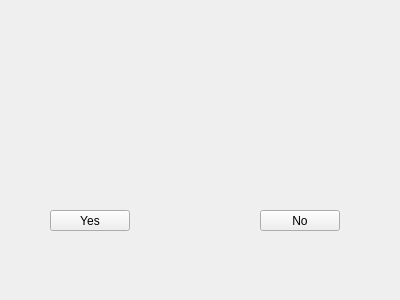
<?xml version="1.0" encoding="UTF-8"?>
<ui version="4.0">
 <class>Widget</class>
 <widget class="QWidget" name="Widget">
  <property name="geometry">
   <rect>
    <x>0</x>
    <y>0</y>
    <width>400</width>
    <height>300</height>
   </rect>
  </property>
  <property name="windowTitle">
   <string>Widget</string>
  </property>
  <widget class="QPushButton" name="pushButton">
   <property name="geometry">
    <rect>
     <x>50</x>
     <y>210</y>
     <width>80</width>
     <height>21</height>
    </rect>
   </property>
   <property name="text">
    <string>Yes</string>
   </property>
  </widget>
  <widget class="QPushButton" name="pushButton_2">
   <property name="geometry">
    <rect>
     <x>260</x>
     <y>210</y>
     <width>80</width>
     <height>21</height>
    </rect>
   </property>
   <property name="text">
    <string>No</string>
   </property>
  </widget>
 </widget>
 <layoutdefault spacing="6" margin="11"/>
 <resources/>
 <connections/>
</ui>
